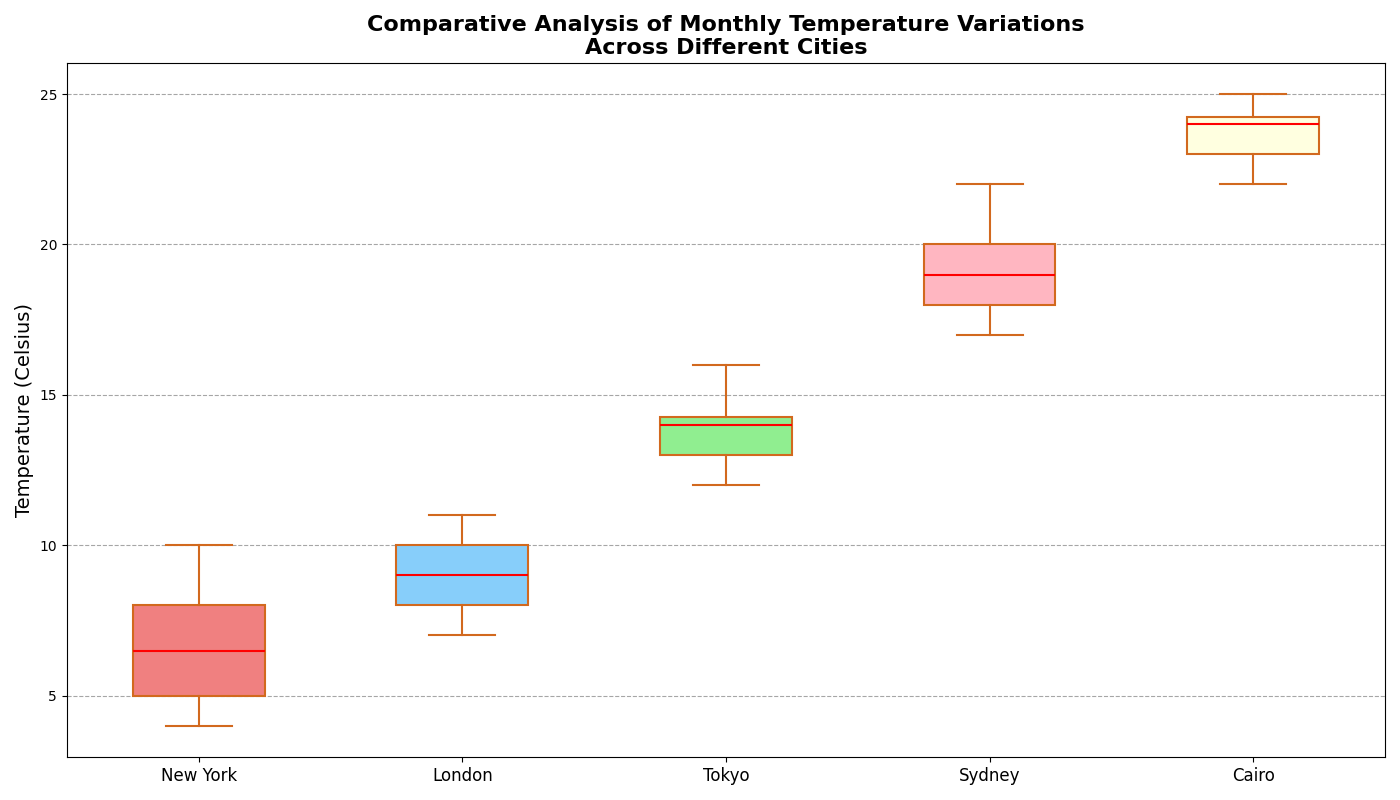

Python code for this plot:
import matplotlib.pyplot as plt

# Cities
cities = ['New York', 'London', 'Tokyo', 'Sydney', 'Cairo']

# Monthly temperature data (in Celsius) for each city
temperatures = [
    [5, 6, 8, 7, 6, 5, 7, 8, 9, 4, 5, 5, 6, 7, 8, 5, 6, 7, 10, 6, 7, 5, 8, 9],        # New York
    [7, 8, 10, 9, 8, 8, 9, 10, 11, 8, 9, 8, 10, 9, 8, 9, 10, 11, 10, 9, 8, 10, 9, 8], # London
    [12, 13, 12, 15, 13, 14, 13, 14, 15, 13, 14, 15, 13, 12, 14, 16, 13, 14, 15, 13, 14, 15, 13, 14], # Tokyo
    [18, 20, 19, 21, 22, 18, 20, 17, 20, 21, 19, 17, 18, 19, 20, 18, 19, 17, 20, 19, 21, 17, 18, 20], # Sydney
    [23, 25, 22, 24, 23, 25, 24, 23, 24, 25, 22, 24, 23, 24, 22, 25, 23, 24, 25, 23, 24, 25, 22, 23]  # Cairo
]

# Create the vertical box plot
fig, ax = plt.subplots(figsize=(14, 8))
bplot = ax.boxplot(temperatures, vert=True, patch_artist=True,
                   boxprops=dict(facecolor='wheat', color='chocolate', linewidth=1.5),
                   whiskerprops=dict(color='chocolate', linewidth=1.5),
                   capprops=dict(color='chocolate', linewidth=1.5),
                   medianprops=dict(color='red', linewidth=1.5),
                   flierprops=dict(markerfacecolor='chocolate', marker='o', markersize=6, alpha=0.6))

# Set x-tick labels
ax.set_xticklabels(cities, fontsize=12)

# Set title and labels
ax.set_title('Comparative Analysis of Monthly Temperature Variations\nAcross Different Cities', fontsize=16, fontweight='bold')
ax.set_ylabel('Temperature (Celsius)', fontsize=14)

# Add grid for better readability
ax.yaxis.grid(True, linestyle='--', which='major', color='grey', alpha=0.7)

# Customize the appearance of each box with distinct colors
colors = ['lightcoral', 'lightskyblue', 'lightgreen', 'lightpink', 'lightyellow']
for patch, color in zip(bplot['boxes'], colors):
    patch.set_facecolor(color)

plt.tight_layout()
plt.show()
